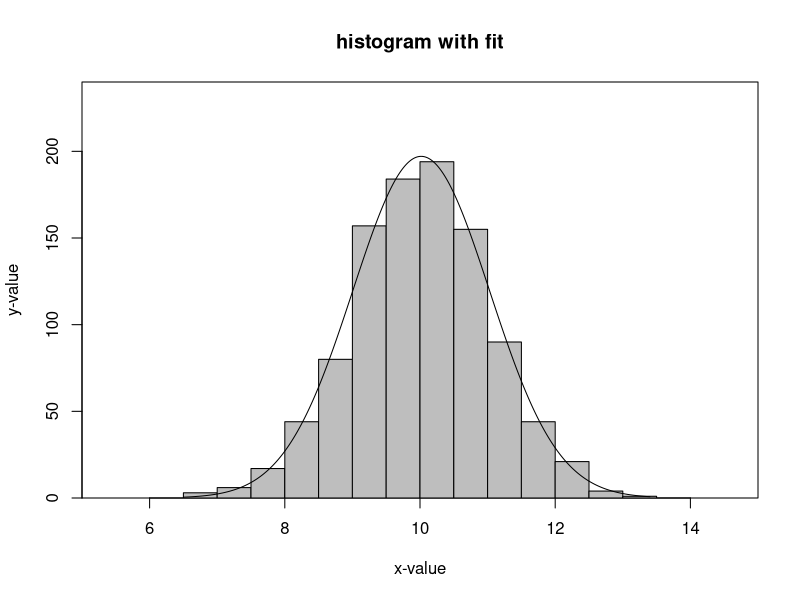

The R script that drew this image:
if(!is.null(dev.list())) dev.off()
graphics.off()

# delete every variable
remove(list = ls())

#library(tikzDevice)
# manually paste the following two lines in the header of the tex file
# %!TEX TS-program = lualatex
# %!TeX encoding = utf8
#tikz_path = '/R/Histogramme/tikz/'
#dir.create(file.path(tikz_path), showWarnings = FALSE)

#tikz_filename = 'histogram_with_fit.tex'
#tizeTEX_path_and_filename = paste(tikz_path, tikz_filename)
#tikz(tizeTEX_path_and_filename, standAlone = TRUE, sanitize = TRUE)

N = 1000
x <- seq(1,N,1)

set.seed(5)
y <- rnorm(N, mean=10, sd=1)

h <- hist(y, plot = FALSE)

plot(NULL, xlim=c(5,15), ylim=c(0,ceiling(1.2*max(h$counts)/10)*10), bty="o",
     xaxs="i", yaxs="i", xlab="x-value", ylab="y-value", main = "histogram with fit")

rect(xleft   = h$mids-diff(h$mids[1:2])/2, 
     ybottom = 0, 
     xright  = h$mids+diff(h$mids[1:2])/2, 
     ytop    = h$counts,
     col     = "gray"
     )

xfit <- seq(min(y), max(y), length.out = N)
yfit <- dnorm(xfit, mean = mean(y), sd = sd(y))
yfit <- yfit * diff(h$mids[1:2]) * length(y)

lines(xfit, yfit)

#dev.off()
